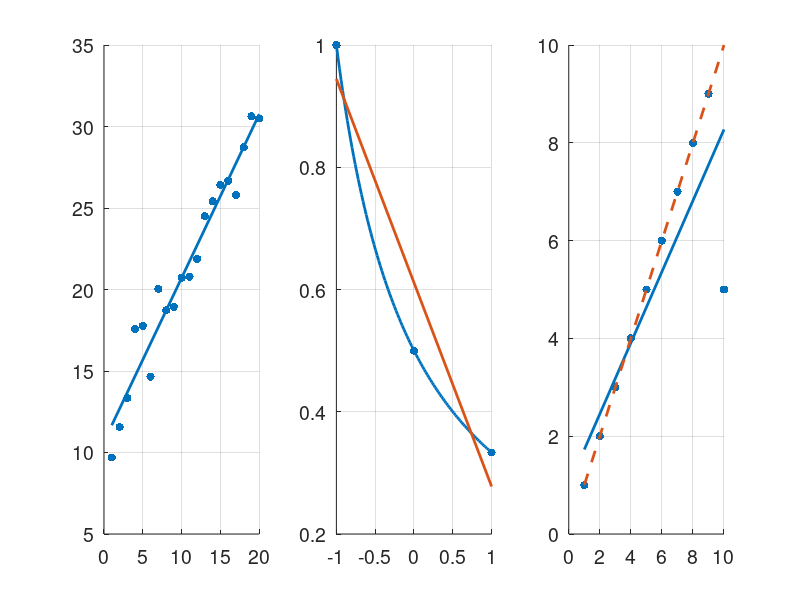

Here is the MATLAB script that generated this plot:
% We define the functions that yield x_1 and x_2 from y and t
x_1 = @(t, y) (mean(t.^2)*mean(y) - mean(t)*mean(t.*y)) ...
						/ (mean(t.^2) - mean(t)^2);
x_2 = @(t, y) (mean(t.*y) - mean(t)*mean(y)) ...
						/(mean(t.^2) - mean(t)^2);

% Part (c)
load data.mat;

t = data(:, 1);
y = data(:, 2);

a = x_1(t, y);
b = x_2(t, y);

disp("Part (c)");
fprintf("x_1 = %g\n", a);
fprintf("x_2 = %g\n", b);

subplot(1, 3, 1);

scatter(t, y, 'filled');
hold on;

ts = [min(t), max(t)];
plot(ts, a + b*ts, 'LineWidth', 2);

set(gca, 'FontSize', 14);
grid on;

% Part (d)
f = @(t) 1./(2 + t);
t = [-1; 0; 1];
y = f(t);

a = x_1(t, y);
b = x_2(t, y);

disp("Part (d)");
fprintf("x_1 = %g\n", a);
fprintf("x_2 = %g\n", b);

subplot(1, 3, 2);

scatter(t, y, 'filled');
hold on;

ts = linspace(-1, 1, 100);
plot(ts, f(ts), 'LineWidth', 2);

ts = [-1, 1];
plot(ts, a + b*ts, 'LineWidth', 2);

set(gca, 'FontSize', 14);
grid on;

% Part (e)

t = (1:10)';
y = (1:10)';

a = x_1(t, y);
b = x_2(t, y);

disp("Part (e)");
fprintf("x_1 = %g\n", a);
fprintf("x_2 = %g\n", b);

y(10) = 5;
a = x_1(t, y);
b = x_2(t, y);

subplot(1, 3, 3);

scatter(t, y, 'filled');
hold on;

ts = [1, 10];
plot(ts, a + b*ts, 'LineWidth', 2);

f = @(x) norm(x(1) + x(2)*t - y, 1);
x = fminsearch(f, [0, 0]);
plot(ts, x(1) + x(2)*ts, '--', 'LineWidth', 2);

set(gca, 'FontSize', 14);
grid on;

